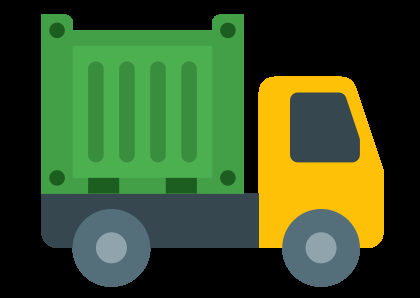
#> input picture H_car.png, 420 x 298 px
$ python -i Main.py   (imports and definitions only)
#> lines starting #> are read from the running program, lines starting #| are printed output that depends on the picture
import json
import math
import time
from tkinter import *
from PIL import Image, ImageTk


#time.sleep(5)
# [1 line not run here, left out]
# [1 line that did not run here, left out]
# [8 lines not run here, left out]
counter = 0

# drawing map
# [4 lines not run here, left out]

source = 'a' # graph['source']
destination = 'c' # graph['destination']


# [11 lines left out: function position, not called in this run]

def read_chs(data: str): # number + L * a + H * b
    return [float(data.split()[0]), float(data.split()[4]),
            float(data.split()[8])] # [number, a, b]


class Car:

    # [19 lines left out: functions __init__, moveto, not called in this run]


# [2 lines not run here, left out]


# [30 lines left out: function graph_calculation, not called in this run]


# draw nodes
# [5 lines not run here, left out]

# draw average time
time_lines = []
pairs_of_nodes = []
# [80 lines not run here, left out]

>>> import cv2
>>> picture = cv2.imread('H_car.png', cv2.IMREAD_GRAYSCALE)
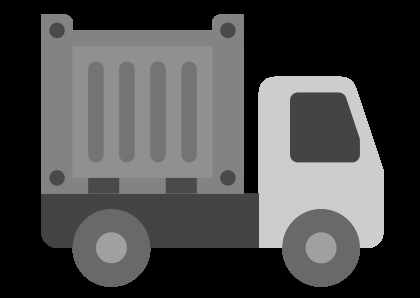
#> picture: shape (298, 420); min 0, max 205, mean 73.4
#> (the run stopped early here; a loop or call above may not have finished)

$ run again, on L_car.png
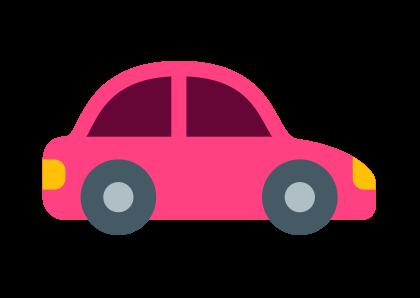
#> input picture L_car.png, 420 x 298 px
#> `picture = cv2.imread('H_car.png', cv2.IMREAD_GRAYSCALE)`:
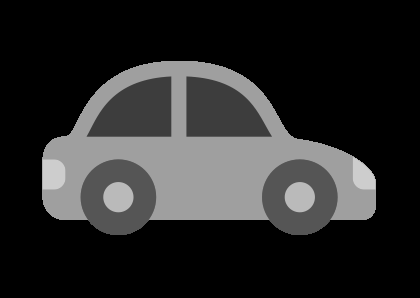
#> picture: shape (298, 420); min 0, max 205, mean 41.6
